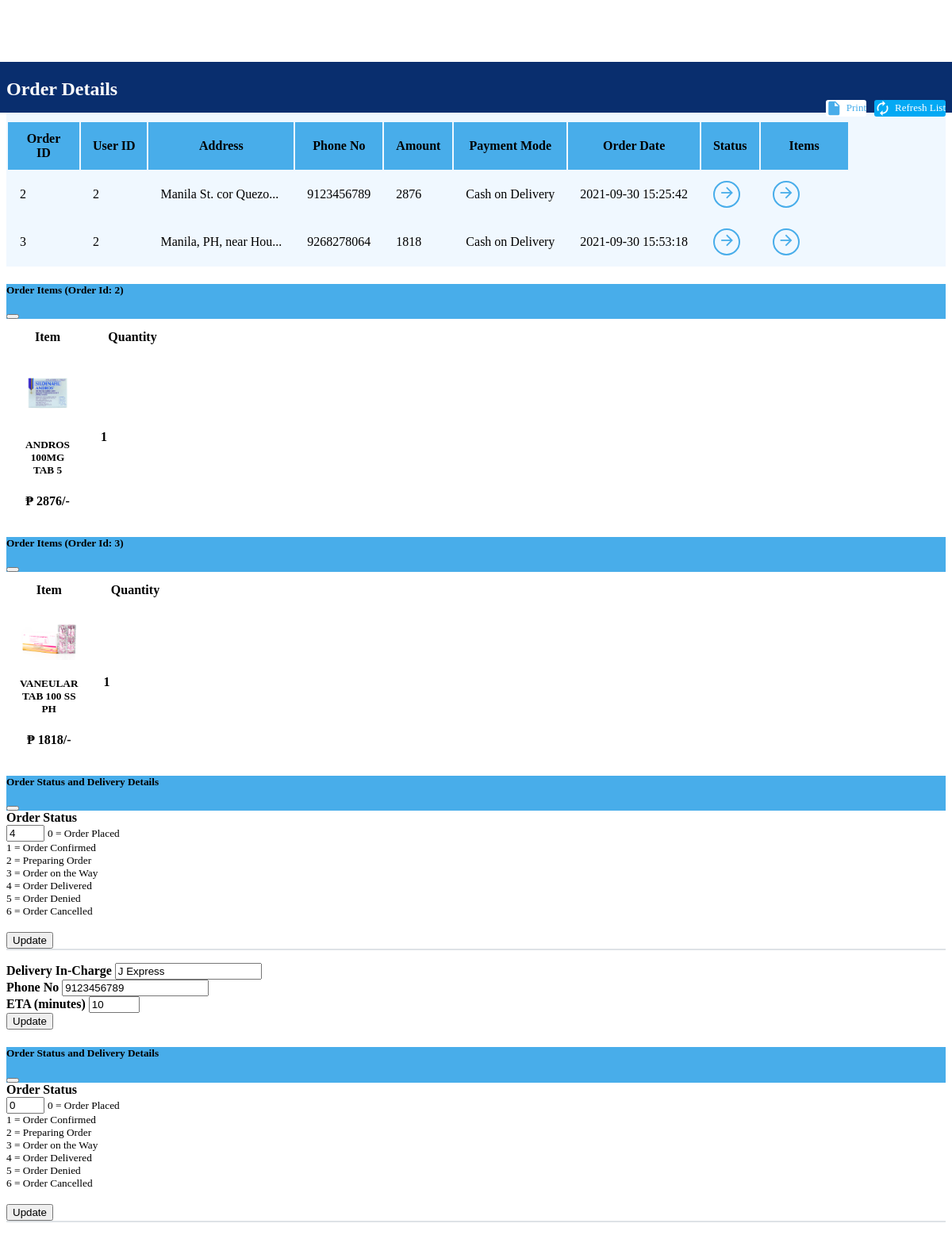
Page /admin/orderManage.php on the committed database.
### tables this page shows
CREATE TABLE `orders` (
  `orderId` int(21) NOT NULL AUTO_INCREMENT,
  `userId` int(21) NOT NULL,
  `address` varchar(255) NOT NULL,
  `zipCode` int(21) NOT NULL,
  `phoneNo` bigint(21) NOT NULL,
  `amount` int(200) NOT NULL,
  `paymentMode` enum('0','1') NOT NULL DEFAULT '0' COMMENT '0=cash on delivery, \r\n1=online ',
  `orderStatus` enum('0','1','2','3','4','5','6') NOT NULL DEFAULT '0' COMMENT '0=Order Placed.\r\n1=Order Confirmed.\r\n2=Preparing your Order.\r\n3=Your order is on the way!\r\n4=Order Delivered.\r\n5=Order Denied.\r\n6=Order Cancelled.',
  `orderDate` datetime NOT NULL DEFAULT CURRENT_TIMESTAMP,
  PRIMARY KEY (`orderId`)
);

CREATE TABLE `orderitems` (
  `id` int(21) NOT NULL AUTO_INCREMENT,
  `orderId` int(21) NOT NULL,
  `drugsId` int(21) NOT NULL,
  `itemQuantity` int(100) NOT NULL,
  PRIMARY KEY (`id`)
);

CREATE TABLE `drugs` (
  `drugsId` int(12) NOT NULL AUTO_INCREMENT,
  `drugsName` varchar(255) NOT NULL,
  `drugsPrice` float NOT NULL,
  `drugsDesc` varchar(45) DEFAULT NULL,
  `UOM` varchar(4) NOT NULL,
  `drugsdivisionId` int(12) NOT NULL,
  PRIMARY KEY (`drugsId`),
  FULLTEXT KEY `drugName` (`drugsName`,`drugsDesc`)
);

CREATE TABLE `deliverydetails` (
  `id` int(21) NOT NULL AUTO_INCREMENT,
  `orderId` int(21) NOT NULL,
  `deliveryBoyName` varchar(35) NOT NULL,
  `deliveryBoyPhoneNo` bigint(25) NOT NULL,
  `deliveryTime` int(200) NOT NULL COMMENT 'Time in minutes',
  `dateTime` datetime NOT NULL DEFAULT CURRENT_TIMESTAMP,
  PRIMARY KEY (`id`),
  UNIQUE KEY `orderId` (`orderId`)
);

### admin/orderManage.php (the view, shortened to what this page needs)
<div class="container" style="margin-top:98px;background: aliceblue;">
    <div class="table-wrapper">
        <div class="table-title" style="border-radius: 14px;">
            <div class="row">
                <div class="col-sm-4">
                    <h2> <b>Order Details</b></h2>
                </div>
                <div class="col-sm-8">
                    <a href="" class="btn btn-primary"><i class="material-icons">&#xE863;</i> <span>Refresh List</span></a>
                    <a href="#" onclick="window.print()" class="btn btn-info"><i class="material-icons">&#xE24D;</i> <span>Print</span></a>
                </div>
            </div>
        </div>
        <table class="table table-striped table-hover text-center" id="NoOrder">
            <thead style="background-color: #48adea;">
                <tr>
                    <th>Order ID</th>
                    <th>User ID</th>
                    <th>Address</th>
                    <th>Phone No</th>
                    <th>Amount</th>
                    <th>Payment Mode</th>
                    <th>Order Date</th>
                    <th>Status</th>
                    <th>Items</th>
                </tr>
            </thead>
            <tbody>
                <?php
                $sql = "SELECT * FROM `orders`";
                $result = mysqli_query($conn, $sql);
                while ($row = mysqli_fetch_assoc($result)) {
                    $Id = $row['userId'];
                    $orderId = $row['orderId'];
                    $address = $row['address'];
                    $phoneNo = $row['phoneNo'];
                    $amount = $row['amount'];
                    $orderDate = $row['orderDate'];
                    $paymentMode = $row['paymentMode'];
                    if ($paymentMode == 0) {
                        $paymentMode = "Cash on Delivery";
                    } else {
                        $paymentMode = "Online";
                    }
                    echo '<tr>
                                <td>' . $orderId . '</td>
                                <td>' . $Id . '</td>
                                <td data-bs-toggle="tooltip" title="' . $address . '">' . substr($address, 0, 20) . '...</td>
                                <td>' . $phoneNo . '</td>
                                <td>' . $amount . '</td>
                                <td>' . $paymentMode . '</td>
                                <td>' . $orderDate . '</td>
                                <td><a href="#" data-bs-toggle="modal" data-bs-target="#orderStatus' . $orderId . '" class="view"><i class="material-icons">&#xE5C8;</i></a></td>
                                <td><a href="#" data-bs-toggle="modal" data-bs-target="#orderItem' . $orderId . '" class="view" title="View Details"><i class="material-icons">&#xE5C8;</i></a></td>
                            </tr>';
                }
                ?><script>
            </tbody>
        </table>
    </div>
</div>
<?php
include 'partials/_orderItemModal.php';
include 'partials/_orderStatusModal.php';
?>

### admin/partials/_orderItemModal.php (shortened to what this page needs)
<?php
    $itemModalSql = "SELECT * FROM `orders`";
    $itemModalResult = mysqli_query($conn, $itemModalSql);
    while($itemModalRow = mysqli_fetch_assoc($itemModalResult)){
        $orderid = $itemModalRow['orderId'];
?>
<div class="modal fade" id="orderItem<?php echo $orderid; ?>" tabindex="-1" role="dialog" aria-labelledby="orderItem<?php echo $orderid; ?>" aria-hidden="true" style="width: -webkit-fill-available;">
    <div class="modal-dialog modal-dialog-centered modal-lg" role="document">
        <div class="modal-content">
            <div class="modal-header" style="background-color: #48adea;">
                <h5 class="modal-title" id="orderItem<?php echo $orderid; ?>">Order Items (<b>Order Id: <?php echo $orderid; ?></b>)</h5>
                <button type="button" class="btn-close" data-bs-dismiss="modal" aria-label="Close">
                </button>
            </div>
            <div class="modal-body">
                <div class="container">
                    <div class="row">
                        <div class="table-responsive">
                            <table class="table text">
                            <thead>
                                <tr>
                                <th scope="col" class="border-0 bg-light">
                                    <div class="px-3">Item</div>
                                </th>
                                <th scope="col" class="border-0 bg-light">
                                    <div class="text-center">Quantity</div>
                                </th>
                                </tr>
                            </thead>
                            <tbody>
                                <?php
                                    $mysql = "SELECT * FROM `orderitems` WHERE orderId = $orderid";
                                    $myresult = mysqli_query($conn, $mysql);
                                    while($myrow = mysqli_fetch_assoc($myresult)){
                                        $drugsId = $myrow['drugsId'];
                                        $itemQuantity = $myrow['itemQuantity'];
                                        $itemsql = "SELECT * FROM `drugs` WHERE drugsId = $drugsId";
                                        $itemresult = mysqli_query($conn, $itemsql);
                                        $itemrow = mysqli_fetch_assoc($itemresult);
                                        $drugsName = $itemrow['drugsName'];
                                        $drugsPrice = $itemrow['drugsPrice'];
                                        echo '<tr>
                                                <th scope="row">
                                                    <div class="p-2">
                                                    <img src="/unilab-portal/img/drugs-'.$drugsId. '.jpg" alt="" width="70" class="img-fluid rounded shadow-sm">
                                                    <div class="ml-3 d-inline-block align-middle">
                                                        <h5 class="mb-0"> '.$drugsName. '</h5><span class="text-muted font-weight-normal font-italic d-block">₱ ' .$drugsPrice. '/-</span>
                                                    </div>
                                                    </div>
                                                </th>
                                                <td class="align-middle text-center"><strong>' .$itemQuantity. '</strong></td>
                                            </tr>';
                                    }
                                ?>
                            </tbody>
                            </table>
                        </div>
                    </div>
                </div>
            </div>
        </div>
    </div>
</div>
<?php
    }
?>

### admin/partials/_orderStatusModal.php (shortened to what this page needs)
<?php
$itemModalSql = "SELECT * FROM `orders`";
$itemModalResult = mysqli_query($conn, $itemModalSql);
while ($itemModalRow = mysqli_fetch_assoc($itemModalResult)) {
    $orderid = $itemModalRow['orderId'];
    $orderStatus = $itemModalRow['orderStatus'];
?>
    <div class="modal fade" id="orderStatus<?php echo $orderid; ?>" tabindex="-1" role="dialog" aria-labelledby="orderStatus<?php echo $orderid; ?>" aria-hidden="true">
        <div class="modal-dialog" role="document">
            <div class="modal-content">
                <div class="modal-header" style="background-color: #48adea;">
                    <h5 class="modal-title" id="orderStatus<?php echo $orderid; ?>">Order Status and Delivery Details</h5>
                    <button type="button" class="btn-close" data-bs-dismiss="modal" aria-label="Close">
                    </button>
                </div>
                <div class="modal-body">
                    <form action="partials/_orderManage.php" method="post" style="border-bottom: 2px solid #dee2e6;">
                        <div class="text-left my-2">
                            <b><label for="name">Order Status</label></b>
                            <div class="row mx-2">
                                <input class="form-control col-md-3" id="status" name="status" value="<?php echo $orderStatus; ?>" type="number" min="0" max="6" required>
                                <small>0 = Order Placed<br> 1 = Order Confirmed<br> 2 = Preparing Order<br> 3 = Order on the Way<br> 4 = Order Delivered<br> 5 = Order Denied<br> 6 = Order Cancelled</small>
                            </div><br>
                        </div>
                        <button type="submit" class="btn btn-success mb-2" name="updateStatus">Update</button>
                    </form>
                    <?php
                    $deliveryDetailSql = "SELECT * FROM `deliverydetails` WHERE `orderId`= $orderid";
                    $deliveryDetailResult = mysqli_query($conn, $deliveryDetailSql);
                    $deliveryDetailRow = mysqli_fetch_assoc($deliveryDetailResult);
                    $deliveryBoyName = $deliveryDetailRow['deliveryBoyName'];
                    $deliveryBoyPhoneNo = $deliveryDetailRow['deliveryBoyPhoneNo'];
                    $deliveryTime = $deliveryDetailRow['deliveryTime'];
                    if ($orderStatus > 0 && $orderStatus < 5) {
                    ?>
                        <form action="partials/_orderManage.php" method="post">
                            <div class="text-left my-2">
                                <b><label for="name">Delivery In-Charge</label></b>
                                <input class="form-control" id="name" name="name" value="<?php echo $deliveryBoyName; ?>" type="text" required>
                            </div>
                            <div class="text-left my-2 row">
                                <div class="form-group col-md-6">
                                    <b><label for="phone">Phone No</label></b>
                                    <input class="form-control" id="phone" name="phone" value="<?php echo $deliveryBoyPhoneNo; ?>" type="tel" required pattern="[0-9]{10}">
                                </div>
                                <div class="form-group col-md-6">
                                    <b><label for="catId">ETA (minutes)</label></b>
                                    <input class="form-control" id="time" name="time" value="<?php echo $deliveryTime; ?>" type="number" min="1" max="120" required>
                                </div>
                            </div>
                            <button type="submit" class="btn btn-success" name="updateDeliveryDetails">Update</button>
                        </form>
                    <?php } ?>
                </div>
            </div>
        </div>
    </div>
<?php
}
?>

### admin/orderManage.php (style rules this page uses)
.table-wrapper .btn { float: right; color: #48adea; background-color: white; border-radius: 3px; border: none; outline: none !important; margin-left: 10px; }
.table-wrapper .btn.btn-primary { color: #fff; background: #03A9F4; }
.table-title .btn { font-size: 13px; border: none; }
.table-title .btn i { float: left; font-size: 21px; margin-right: 5px; }
.table-title .btn span { float: left; margin-top: 2px; }
.table-title { color: #fff; background: #092e6e; padding: 16px 25px; margin: -20px -25px 10px; border-radius: 3px 3px 0 0; }
.table-title h2 { margin: 5px 0 0; font-size: 24px; }
table.table tr th, table.table tr td { border-color: #48adea; padding: 12px 15px; vertical-align: middle; }
table.table tr th:first-child { width: 60px; }
table.table tr th:last-child { width: 80px; }
table.table td a { font-weight: bold; color: #48adea; display: inline-block; text-decoration: none; }
table.table td a.view { width: 30px; height: 30px; color: #48adea; border: 2px solid; border-radius: 30px; text-align: center; }
table.table td a.view i { font-size: 22px; margin: 2px 0 0 1px; }
table { counter-reset: section; }

### rows in the picture
orders: orderId "2", userId "2", address "Manila St. cor Quezo", phoneNo "9123456789", amount "2876", paymentMode "Cash on Delivery", orderDate "2021-09-30 15:25:42", status "4", name "J Express", phone "9123456789", time "10"
orders: orderId "3", userId "2", address "Manila, PH, near Hou", phoneNo "9268278064", amount "1818", paymentMode "Cash on Delivery", orderDate "2021-09-30 15:53:18", status "0"
orderitems: drugsId (picture), drugsId.drugsName "ANDROS 100MG TAB 5", drugsId.drugsPrice "2876", itemQuantity "1"
orderitems: drugsId (picture), drugsId.drugsName "VANEULAR TAB 100 SS PH", drugsId.drugsPrice "1818", itemQuantity "1"
